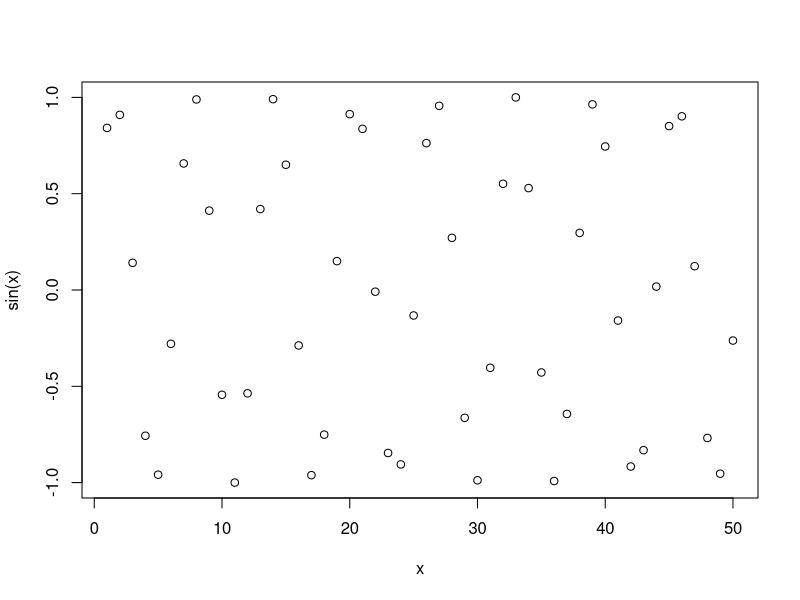
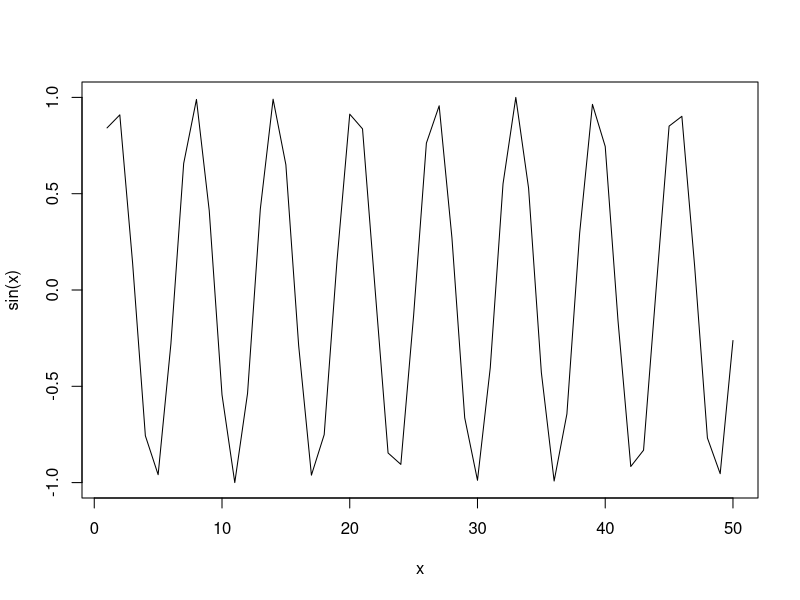
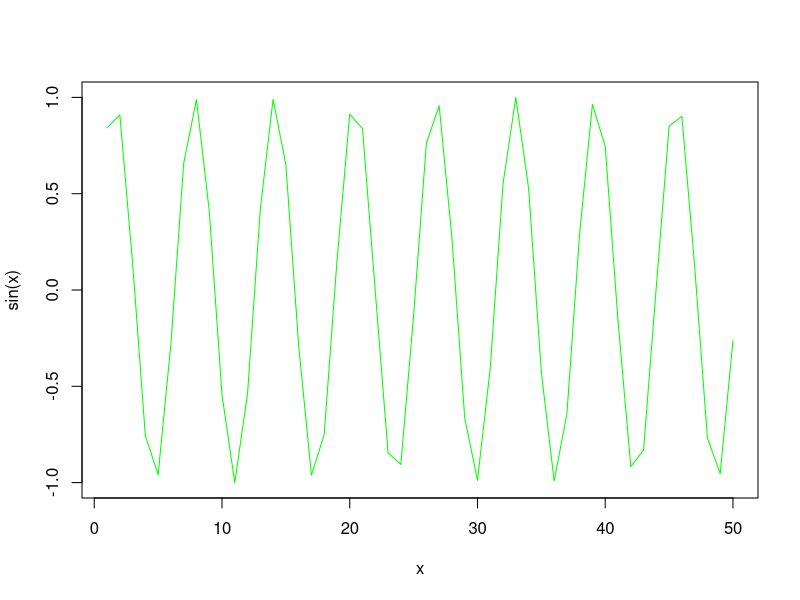
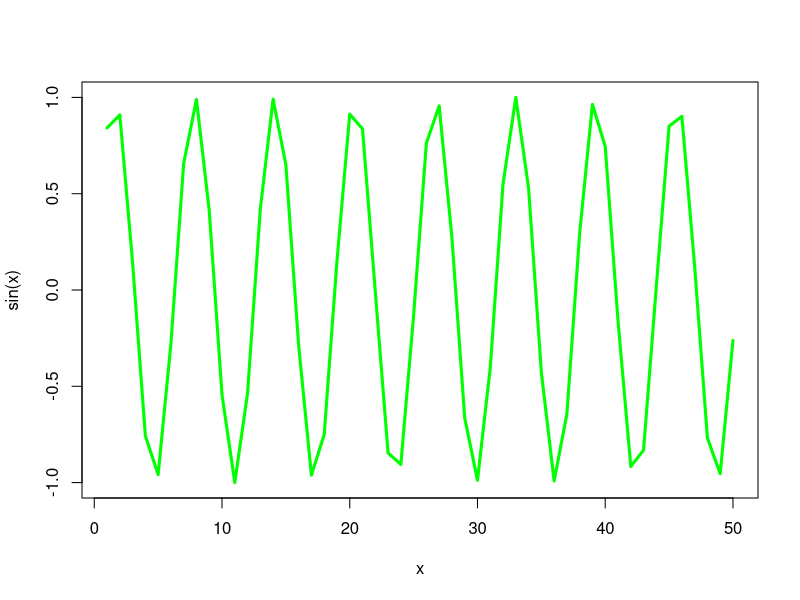
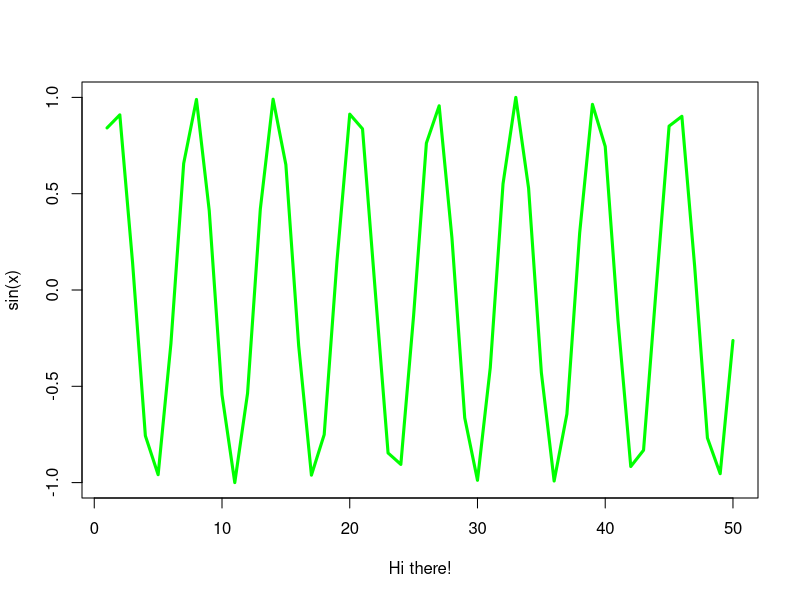
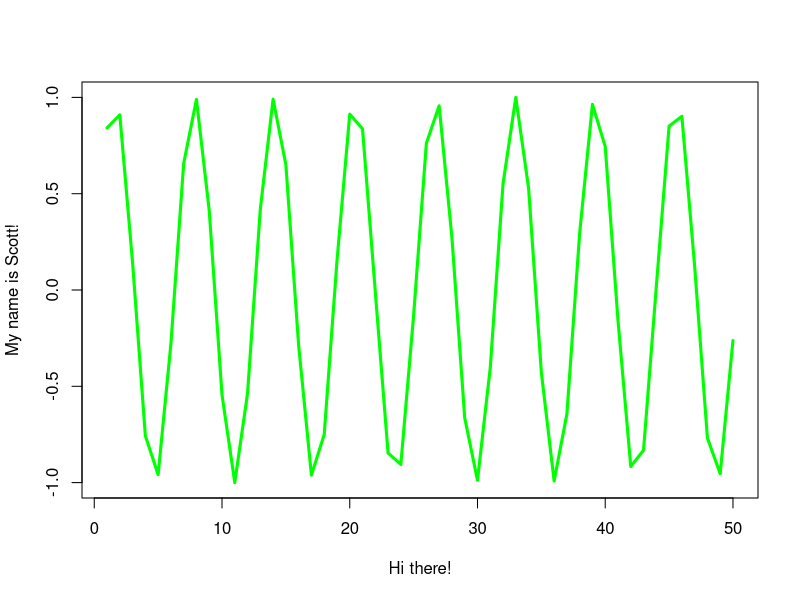

Source code (R) for these figures, in order:
# My first R Script!!!!!!! <3

x <- 1:50
plot(x, sin(x))
plot(x, sin(x), typ="l")
plot(x, sin(x), typ="l", col="green")
plot(x, sin(x), typ="l", col="green", lwd='3')
plot(x, sin(x), typ="l", col="green", lwd='3', xlab="Hi there!")
plot(x, sin(x), typ="l", col="green", lwd='3', xlab="Hi there!", ylab="My name is Scott!")
